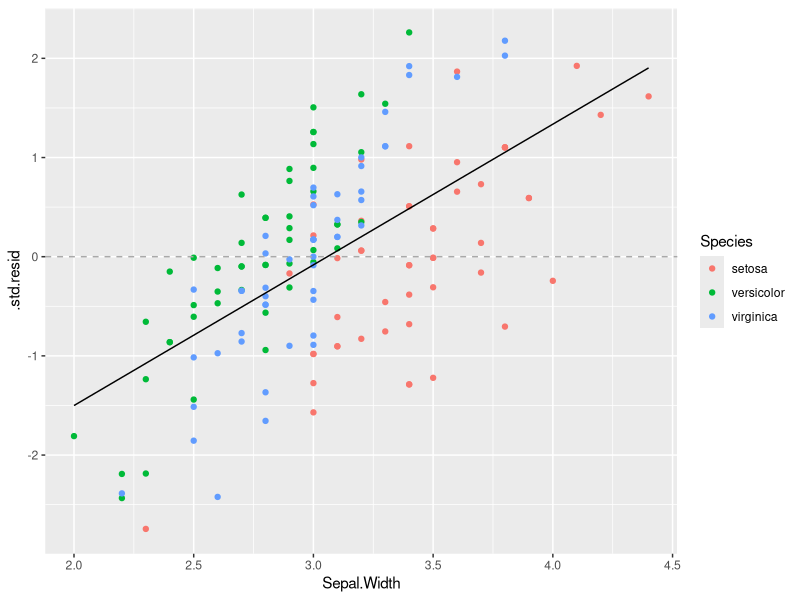
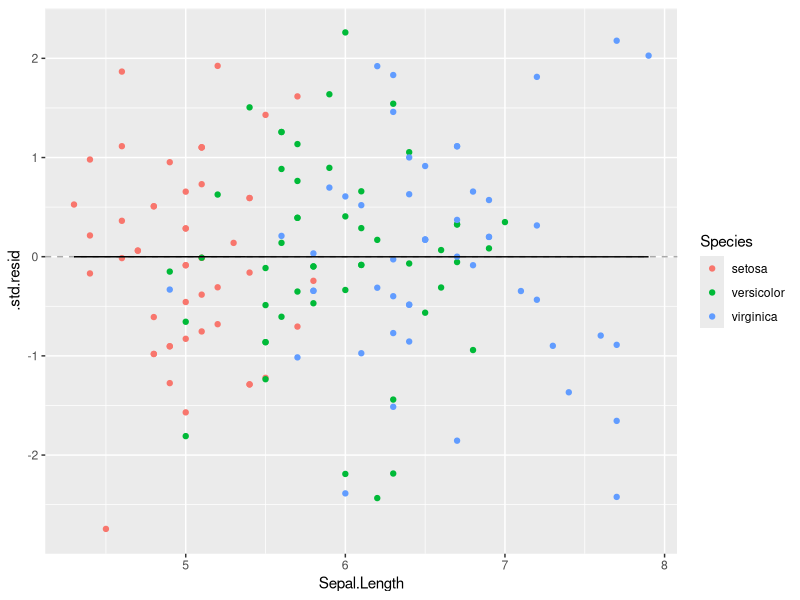

The R script that drew these images, in order:

library(tidyverse)
library(broom)
m3 <- lm(Sepal.Width ~ Sepal.Length * Species, data = iris)
a_m3 <- augment(m3)

#Kõigepealt studentiseeritud residuaalid y-muutja vastu
ggplot(a_m3, aes(Sepal.Width, `.std.resid`)) +
  geom_point(aes(color=Species)) +
  geom_hline(yintercept = 0, lty =2, color ="darkgrey") +
  geom_smooth(method = lm, se=F, color="black", size=0.5)

#Ja nüüd residuaalid x-muutuja vastu.
ggplot(a_m3, aes(Sepal.Length, `.std.resid`, color=Species)) +
  geom_point() +
  geom_hline(yintercept = 0, lty =2, color ="darkgrey")+
  geom_smooth(method = lm, se=F, color="black", size=0.5)

